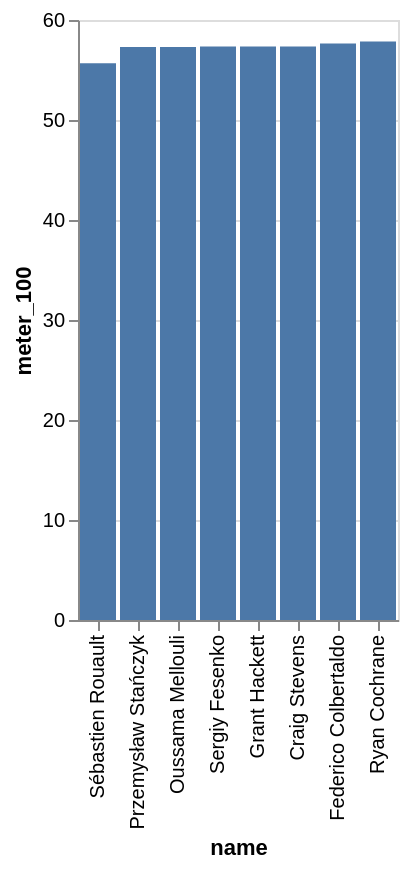

This figure's Vega-Lite source:
### Vega-Lite specification from a JSON file in a GitHub repository (floating-point values rounded to 4 significant figures)
{"data": {"values": [{"x_data": "Przemysław Stańczyk", "y_data": 57.31}, {"x_data": "Craig Stevens", "y_data": 57.35}, {"x_data": "Federico Colbertaldo", "y_data": 57.66}, {"x_data": "Sébastien Rouault", "y_data": 55.67}, {"x_data": "Sergiy Fesenko", "y_data": 57.34}, {"x_data": "Grant Hackett", "y_data": 57.34}, {"x_data": "Ryan Cochrane", "y_data": 57.84}, {"x_data": "Oussama Mellouli", "y_data": 57.31}]}, "mark": "bar", "encoding": {"x": {"field": "x_data", "type": "nominal", "title": "name", "sort": {"op": "sum", "field": "y_data", "order": "ascending"}}, "y": {"field": "y_data", "type": "quantitative", "title": "meter_100"}}}
